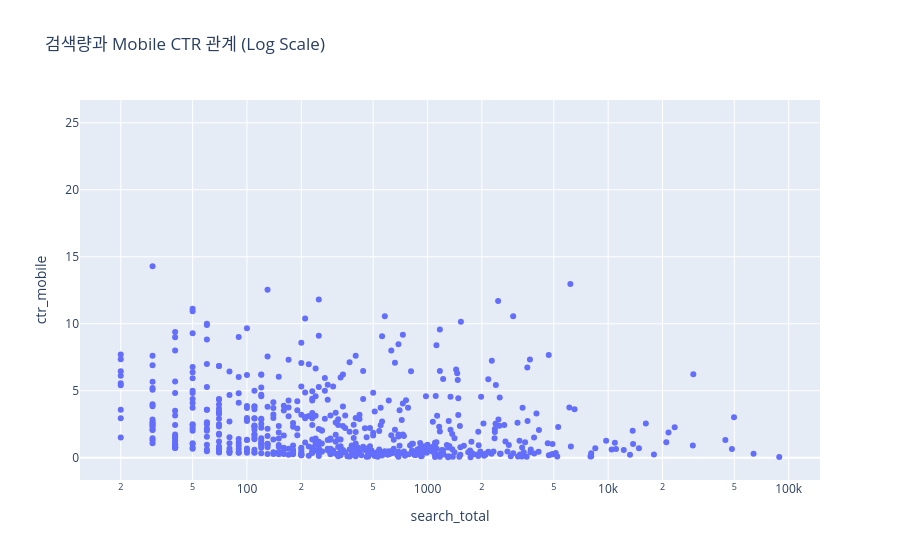

The cell this chart's notebook holds for it:
### Code cell
import plotly.express as px

fig = px.scatter(
    df,
    x="search_total",
    y="ctr_mobile",
    title="검색량과 Mobile CTR 관계 (Log Scale)",
    log_x=True
)

fig.show()

### Figure 1 — Plotly figure (JSON) as saved in the notebook; plotly's stock layout.template omitted (floating-point values rounded to 4 significant figures; data arrays with more than 128 entries replaced by an {"elided": "..."} marker saying what was removed)
{"data": [{"hovertemplate": "search_total=%{x}<br>ctr_mobile=%{y}<extra></extra>", "legendgroup": "", "marker": {"color": "#636efa", "symbol": "circle"}, "mode": "markers", "name": "", "orientation": "v", "showlegend": false, "type": "scatter", "x": {"elided": "1000 float values"}, "xaxis": "x", "y": {"elided": "1000 float values"}, "yaxis": "y"}], "layout": {"legend": {"tracegroupgap": 0}, "title": {"text": "검색량과 Mobile CTR 관계 (Log Scale)"}, "xaxis": {"anchor": "y", "domain": [0, 1], "title": {"text": "search_total"}, "type": "log"}, "yaxis": {"anchor": "x", "domain": [0, 1], "title": {"text": "ctr_mobile"}}}}
